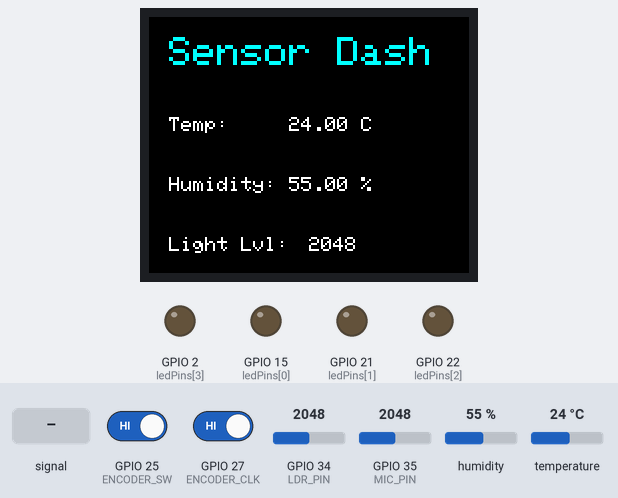
A sketch run on a simulated ESP32. Shown: 160×128 colour display, output pins drawn as LEDs (lit = HIGH). Inputs (shaded band) come from the test bench; at power-on: GPIO 25 (ENCODER_SW) HIGH, GPIO 35 (MIC_PIN) = 2048, GPIO 27 (ENCODER_CLK) HIGH, GPIO 34 (LDR_PIN) = 2048, humidity 55 %, temperature 24 °C.

Above: at 2.6 s.
2.7 s: GPIO 25 (ENCODER_SW) driven LOW
At 3.22 s:
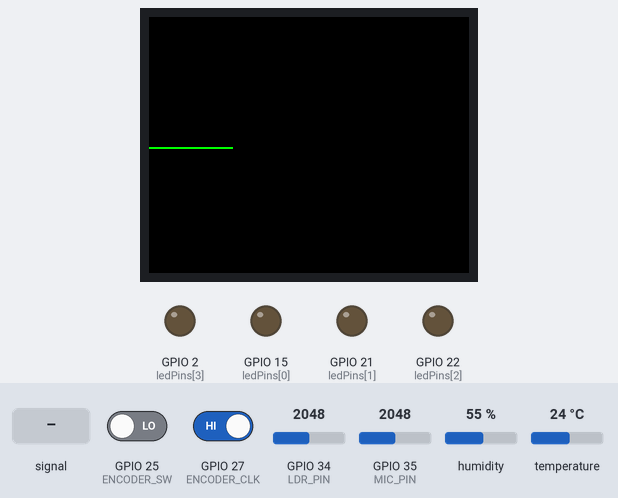
5.1 s: GPIO 35 (MIC_PIN) fed a 200 Hz sine of ±327 counts around its level
At 5.65 s:
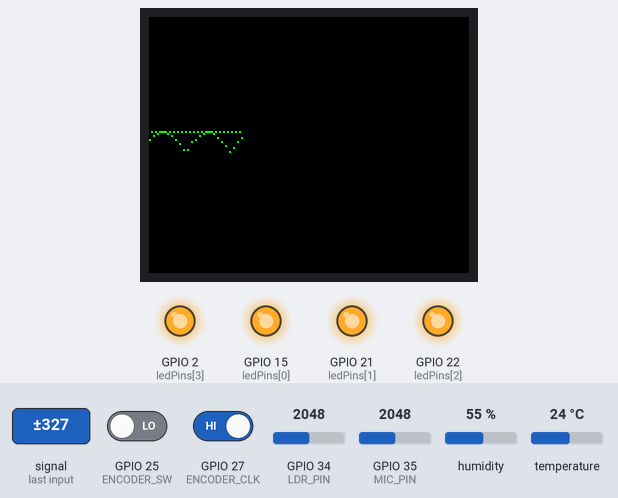
7.6 s: GPIO 35 (MIC_PIN) set to 2866
At 8.06 s:
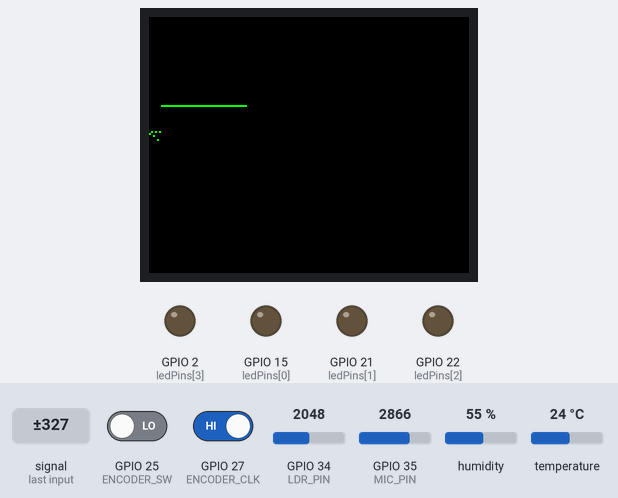
9.1 s: GPIO 35 (MIC_PIN) fed a 1000 Hz sine of ±1023 counts around its level
At 9.28 s:
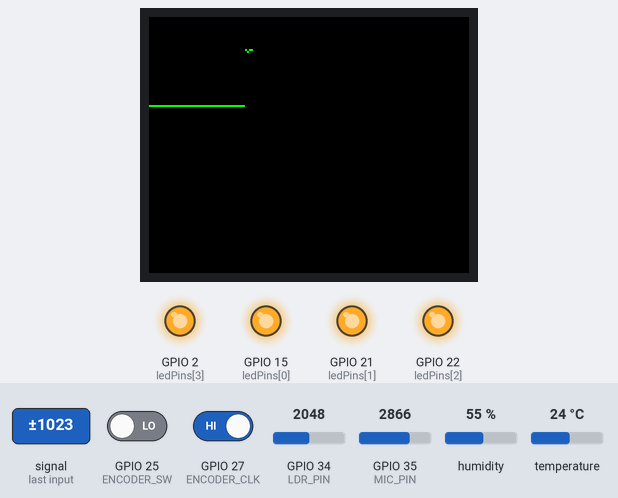
10.6 s: GPIO 35 (MIC_PIN) set to 3972
At 10.79 s:
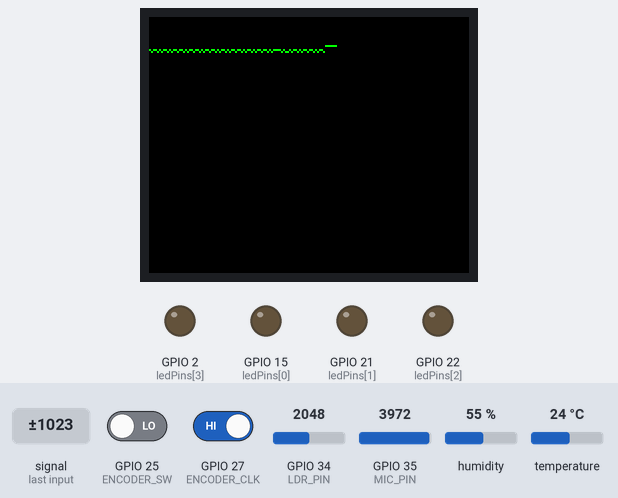
12.1 s: GPIO 35 (MIC_PIN) set to 1228
At 12.3 s:
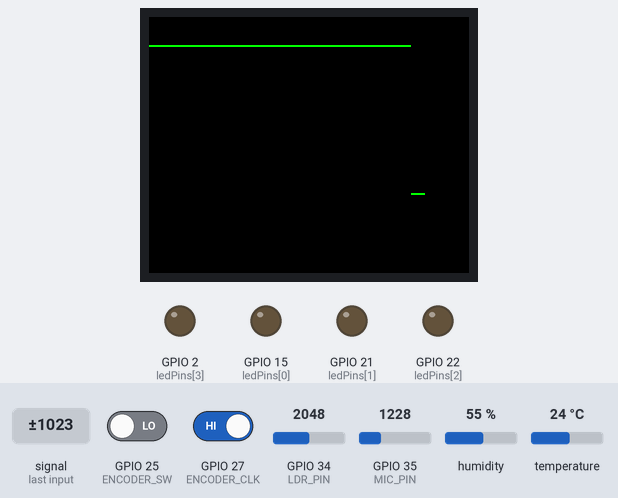
Timing chart, 0 to 14.6 s (numbered marks = the images above; inputs shaded):
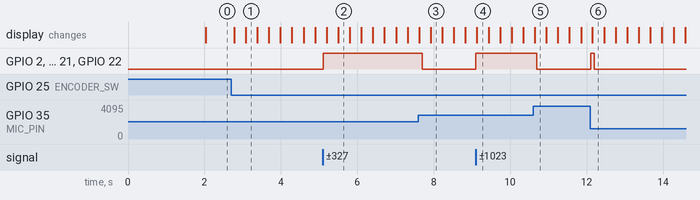

The sketch:

ESP32_IOT_Project.ino
```cpp
#include <Adafruit_GFX.h>
#include <Adafruit_ST7735.h>
#include <SPI.h>
#include <DHT.h>

// --- Pin Definitions ---
#define TFT_CS    5
#define TFT_RST   16
#define TFT_DC    17

#define DHTPIN    4
#define DHTTYPE   DHT11
#define LDR_PIN   34
#define MIC_PIN   35

// --- Rotary Encoder Pins ---
#define ENCODER_CLK 27
#define ENCODER_DT  26
#define ENCODER_SW  25 // Reusing your old button pin for the encoder's button

// LEDs
const int numLEDs = 4;
int ledPins[numLEDs] = {15, 21, 22, 2};

// --- Objects ---
Adafruit_ST7735 tft = Adafruit_ST7735(TFT_CS, TFT_DC, TFT_RST);
DHT dht(DHTPIN, DHTTYPE);

// --- State Machine Variables ---
int currentMode = 0;

// --- Encoder Variables ---
volatile int encoderCount = 0;       // Volatile because it changes inside the Interrupt
volatile int lastClkState = HIGH;
const int stepsPerPage = 10;         // 10 steps = half a cycle on a standard 20-step encoder

int buttonState = HIGH;
int lastButtonState = HIGH;
unsigned long lastDebounceTime = 0;
const unsigned long debounceDelay = 50;

// --- Mode 0 (Weather) Variables ---
unsigned long lastWeatherUpdate = 0;
const int WEATHER_INTERVAL = 2000;
const int DARK_THRESHOLD = 1000;

// --- Mode 1 (Audio Graph) Variables ---
int xPos = 0;
const int CLAP_THRESHOLD = 400;     // Tweak this to change mic sensitivity!
unsigned long ledFlashTimer = 0;
bool ledsFlashing = false;

// --- Interrupt Service Routine for Encoder ---
// This runs instantly in the background whenever the dial is turned
void IRAM_ATTR updateEncoderISR() {
  int clkState = digitalRead(ENCODER_CLK);
  // Only trigger on the rising edge of the CLK signal
  if (clkState != lastClkState && clkState == HIGH) {
    if (digitalRead(ENCODER_DT) == LOW) {
      encoderCount++; // Clockwise
    } else {
      encoderCount--; // Counter-Clockwise
    }
  }
  lastClkState = clkState;
}

void setup() {
  Serial.begin(115200);

  // Initialize Encoder Pins
  pinMode(ENCODER_CLK, INPUT_PULLUP);
  pinMode(ENCODER_DT, INPUT_PULLUP);
  pinMode(ENCODER_SW, INPUT_PULLUP);

  // Attach the interrupt to the CLK pin
  attachInterrupt(digitalPinToInterrupt(ENCODER_CLK), updateEncoderISR, CHANGE);

  for (int i = 0; i < numLEDs; i++) {
    pinMode(ledPins[i], OUTPUT);
    digitalWrite(ledPins[i], LOW);
  }

  dht.begin();
  tft.initR(INITR_BLACKTAB);
  tft.setRotation(1);
  tft.fillScreen(ST77XX_BLACK);

  drawWeatherUI();
}

void loop() {
  // ---------------------------------------------------------
  // 1. PAGE NAVIGATION CHECK (Spinning or Clicking)
  // ---------------------------------------------------------
  bool changePageTriggered = false;

  // Check 1: Did we spin a half cycle (10 steps in either direction)?
  if (abs(encoderCount) >= stepsPerPage) {
    encoderCount = 0; // Reset counter for the next half-cycle
    changePageTriggered = true;
  }

  // Check 2: Did we click the encoder button down?
  int reading = digitalRead(ENCODER_SW);
  if (reading != lastButtonState) {
    lastDebounceTime = millis();
  }
  if ((millis() - lastDebounceTime) > debounceDelay) {
    if (reading != buttonState) {
      buttonState = reading;
      if (buttonState == LOW) {
        changePageTriggered = true;
      }
    }
  }
  lastButtonState = reading;

  // If either action happened, swap the page
  if (changePageTriggered) {
    currentMode = (currentMode == 0) ? 1 : 0;
    tft.fillScreen(ST77XX_BLACK);

    if (currentMode == 0) {
      drawWeatherUI();
      lastWeatherUpdate = 0;
    } else if (currentMode == 1) {
      for (int i = 0; i < numLEDs; i++) digitalWrite(ledPins[i], LOW);
      xPos = 0;
      ledsFlashing = false;
    }
  }

  // ---------------------------------------------------------
  // 2. RUN THE ACTIVE MODE
  // ---------------------------------------------------------
  if (currentMode == 0) {
    runWeatherMode();
  } else if (currentMode == 1) {
    runAudioMode();
  }
}

// --- Helper Functions ---

void drawWeatherUI() {
  tft.setTextColor(ST77XX_CYAN);
  tft.setTextSize(2);
  tft.setCursor(10, 10);
  tft.print("Sensor Dash");

  tft.setTextColor(ST77XX_WHITE);
  tft.setTextSize(1);
  tft.setCursor(10, 50);
  tft.print("Temp:");
  tft.setCursor(10, 80);
  tft.print("Humidity:");
  tft.setCursor(10, 110);
  tft.print("Light Lvl:");
}

void runWeatherMode() {
  int lightLevel = analogRead(LDR_PIN);
  bool isDark = (lightLevel < DARK_THRESHOLD);
  for (int i = 0; i < numLEDs; i++) {
    digitalWrite(ledPins[i], isDark ? HIGH : LOW);
  }

  if (millis() - lastWeatherUpdate > WEATHER_INTERVAL) {
    lastWeatherUpdate = millis();

    float h = dht.readHumidity();
    float t = dht.readTemperature();

    tft.fillRect(70, 50, 80, 15, ST77XX_BLACK);
    tft.setCursor(70, 50);
    if (isnan(t)) tft.print("Err"); else { tft.print(t); tft.print(" C"); }

    tft.fillRect(70, 80, 80, 15, ST77XX_BLACK);
    tft.setCursor(70, 80);
    if (isnan(h)) tft.print("Err"); else { tft.print(h); tft.print(" %"); }

    tft.fillRect(80, 110, 50, 15, ST77XX_BLACK);
    tft.setCursor(80, 110);
    tft.print(lightLevel);
  }
}

void runAudioMode() {
  int maxVal = 0;
  int minVal = 4095;

  for(int i = 0; i < 20; i++) {
    int val = analogRead(MIC_PIN);
    if (val > maxVal) maxVal = val;
    if (val < minVal) minVal = val;
  }

  int noiseLevel = maxVal - minVal;

  int yPos = map(maxVal, 0, 4095, 120, 10);
  tft.drawPixel(xPos, yPos, ST77XX_GREEN);
  xPos++;

  if (xPos >= 160) {
    xPos = 0;
    tft.fillScreen(ST77XX_BLACK);
  }

  if (noiseLevel > CLAP_THRESHOLD) {
    for (int i = 0; i < numLEDs; i++) digitalWrite(ledPins[i], HIGH);
    ledsFlashing = true;
    ledFlashTimer = millis();
  }

  if (ledsFlashing && (millis() - ledFlashTimer > 100)) {
    for (int i = 0; i < numLEDs; i++) digitalWrite(ledPins[i], LOW);
    ledsFlashing = false;
  }

  delay(5);
}
```

Measured:
- after the input at 2.7 s, the display: first changes after 0.07 s (image 1 shows a later state)
- after the input at 5.1 s, GPIO 2 (ledPins[3]), GPIO 15 (ledPins[0]), GPIO 21 (ledPins[1]), GPIO 22 (ledPins[2]): LOW → HIGH at once
- after the input at 7.6 s, GPIO 2 (ledPins[3]), GPIO 15 (ledPins[0]), GPIO 21 (ledPins[1]), GPIO 22 (ledPins[2]): HIGH → LOW after 0.10 s
- after the input at 9.1 s, GPIO 2 (ledPins[3]), GPIO 15 (ledPins[0]), GPIO 21 (ledPins[1]), GPIO 22 (ledPins[2]): LOW → HIGH at once
- after the input at 10.6 s, GPIO 2 (ledPins[3]), GPIO 15 (ledPins[0]), GPIO 21 (ledPins[1]), GPIO 22 (ledPins[2]): HIGH → LOW after 0.10 s
- after the input at 12.1 s, GPIO 2 (ledPins[3]), GPIO 15 (ledPins[0]), GPIO 21 (ledPins[1]), GPIO 22 (ledPins[2]): LOW → HIGH at once, → LOW 0.10 s later
